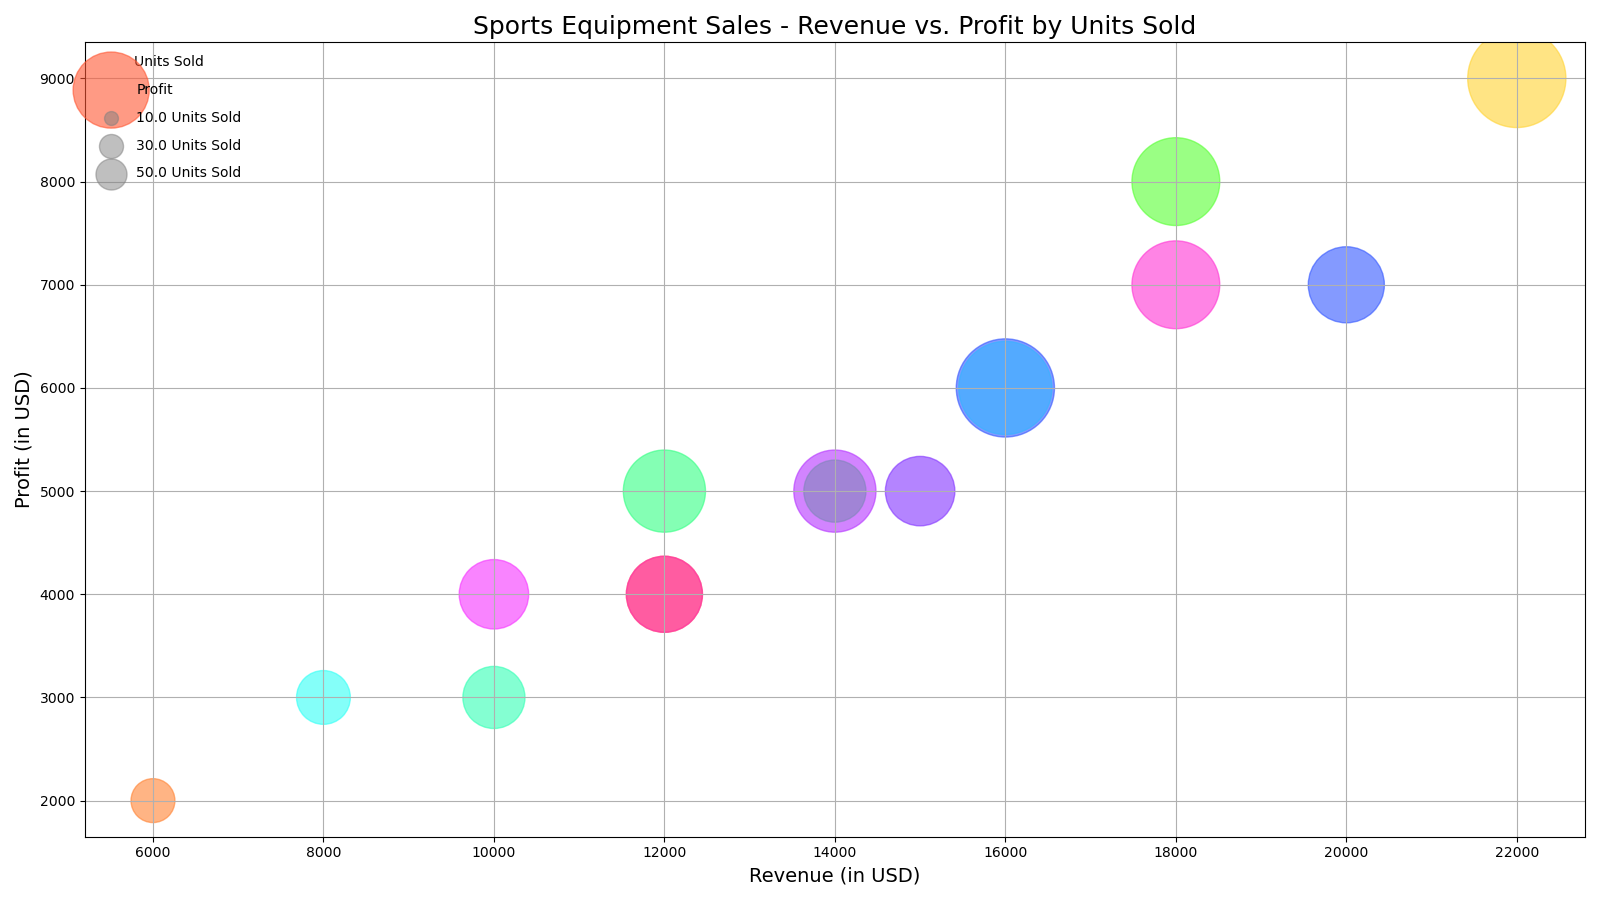

This figure's Python source:

import matplotlib.pyplot as plt
import pandas as pd

data = {
    'Sport': ['Basketball', 'Basketball', 'Soccer', 'Soccer', 'Tennis', 'Tennis',
              'Baseball', 'Baseball', 'Golf', 'Golf', 'Running', 'Cycling',
              'Swimming', 'Swimming', 'Running', 'Cycling'],
    'Type': ['Balls', 'Shoes', 'Balls', 'Shoes', 'Balls', 'Shoes',
             'Balls', 'Shoes', 'Balls', 'Shoes', 'Shoes', 'Shoes',
             'Suits', 'Goggles', 'Suits', 'Helmets'],
    'Revenue': [12000, 14000, 16000, 18000, 8000, 10000, 
                6000, 12000, 15000, 20000, 18000, 22000, 
                10000, 12000, 14000, 16000],
    'Profit': [4000, 5000, 6000, 7000, 3000, 4000, 
               2000, 5000, 5000, 7000, 8000, 9000, 
               3000, 4000, 5000, 6000],
    'Units Sold': [300, 200, 500, 400, 150, 250, 
                   100, 350, 250, 300, 400, 500, 
                   200, 300, 350, 450]
}

df = pd.DataFrame(data)

fig, ax = plt.subplots(figsize=(16, 9))
scatter = ax.scatter(x='Revenue', y='Profit', s=df['Units Sold']*10, alpha=0.6,
                     c=['#FF5733', '#33FF57', '#3357FF', '#FF33D4', '#33FFF6',
                        '#F633FF', '#FF8333', '#33FF83', '#8333FF', '#3357FF',
                        '#57FF33', '#FFD333', '#33FFB5', '#FF33B5', '#B533FF', '#33B5FF'], data=df)

ax.set_title('Sports Equipment Sales - Revenue vs. Profit by Units Sold', fontsize=18)
ax.set_xlabel('Revenue (in USD)', fontsize=14)
ax.set_ylabel('Profit (in USD)', fontsize=14)
plt.grid(True)

for area in [100, 300, 500]:  
    plt.scatter([], [], c='grey', alpha=0.5, s=area,
                label=f'{area/10} Units Sold')
plt.legend(scatterpoints=1, frameon=False, labelspacing=1, title='Units Sold')

plt.tight_layout()
plt.show()
